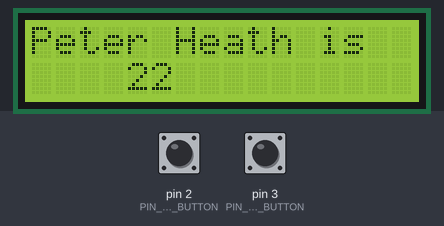
A sketch run on a simulated Arduino Uno, built with avr-gcc and run on an emulated ATmega328P. Shown: 16×2 character LCD. The test bench sets the inputs (shaded band); at power-on: pin 2 (PIN_RIGHT_BUTTON) HIGH, pin 3 (PIN_LEFT_BUTTON) HIGH.

Above: at 1.2 s.
1.3 s: pin 2 (PIN_RIGHT_BUTTON) pulled LOW for 0.15 s
At 2.2 s:
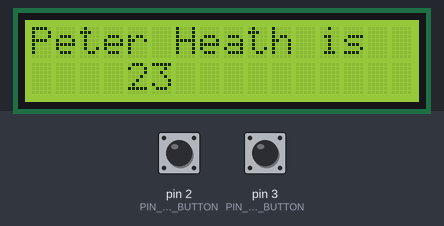
2.9 s: pin 2 (PIN_RIGHT_BUTTON) pulled LOW for 1 s
At 3.4 s:
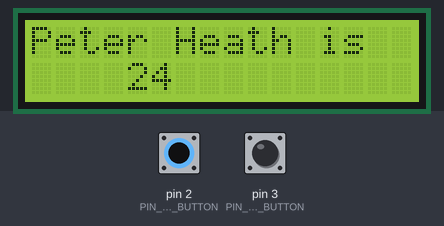
Timing chart, 0 to 5.9 s (numbered marks = the images above; inputs shaded):
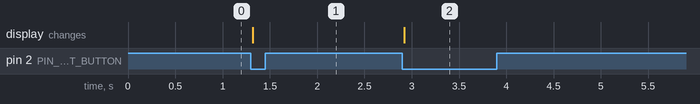

The sketch:

Lab3PartE.ino
```cpp
/*
 Name:		Lab3PartE.ino
 Created:	3/25/2016 12:04:32 PM
 Author:	heathpr
*/


// Include header files
#include <LiquidCrystal.h>

// Global constants
#define PIN_RIGHT_BUTTON 2
#define PIN_LEFT_BUTTON 3
#define FLAG_INTERRUPT_0 0x01
#define FLAG_INTERRUPT_1 0x02
#define FLAG_INTERRUPT_2 0x04


// Glodal variables
String name = "Peter Heath";
LiquidCrystal lcd(14, 15, 16, 17, 18, 19, 20);
int age = 22;
volatile int mainEventFlags = 0;

// Prototypes of functions
void int0_isr(void);
void int1_isr(void);

// the setup function runs once when you press reset or power the board
void setup() {
	int size;

	pinMode(PIN_LEFT_BUTTON, INPUT_PULLUP);
	pinMode(PIN_RIGHT_BUTTON, INPUT_PULLUP);

	Serial.begin(9600);
	lcd.begin(16, 2);
	lcd.setCursor(0, 0);
	size = name.length() + 1;
	//Serial.println(size);
	lcd.print(name);
	lcd.setCursor(size, 0);
	lcd.print("is");

	attachInterrupt(0, int0_isr, FALLING);
	attachInterrupt(1, int1_isr, FALLING);

}

// the loop function runs over and over again until power down or reset
void loop() {

	lcd.setCursor(4, 1);
	lcd.print(age);
	lcd.print(" ");

	if (mainEventFlags & FLAG_INTERRUPT_0) {
		delay(20);
		mainEventFlags &= ~FLAG_INTERRUPT_0;
		if (!digitalRead(PIN_RIGHT_BUTTON)) {
			age++;
		}
	}
	if (mainEventFlags & FLAG_INTERRUPT_1) {
		delay(20);
		mainEventFlags &= ~FLAG_INTERRUPT_1;
		if (!digitalRead(PIN_LEFT_BUTTON)) {
			age--;
		}
	}

}

void int0_isr() {
	mainEventFlags |= FLAG_INTERRUPT_0;
}
void int1_isr() {
	mainEventFlags |= FLAG_INTERRUPT_1;
}
```

Measured:
- after the input at 1.3 s, the display: changes at once (image 1)
- after the input at 2.9 s, the display: changes at once (image 2)
